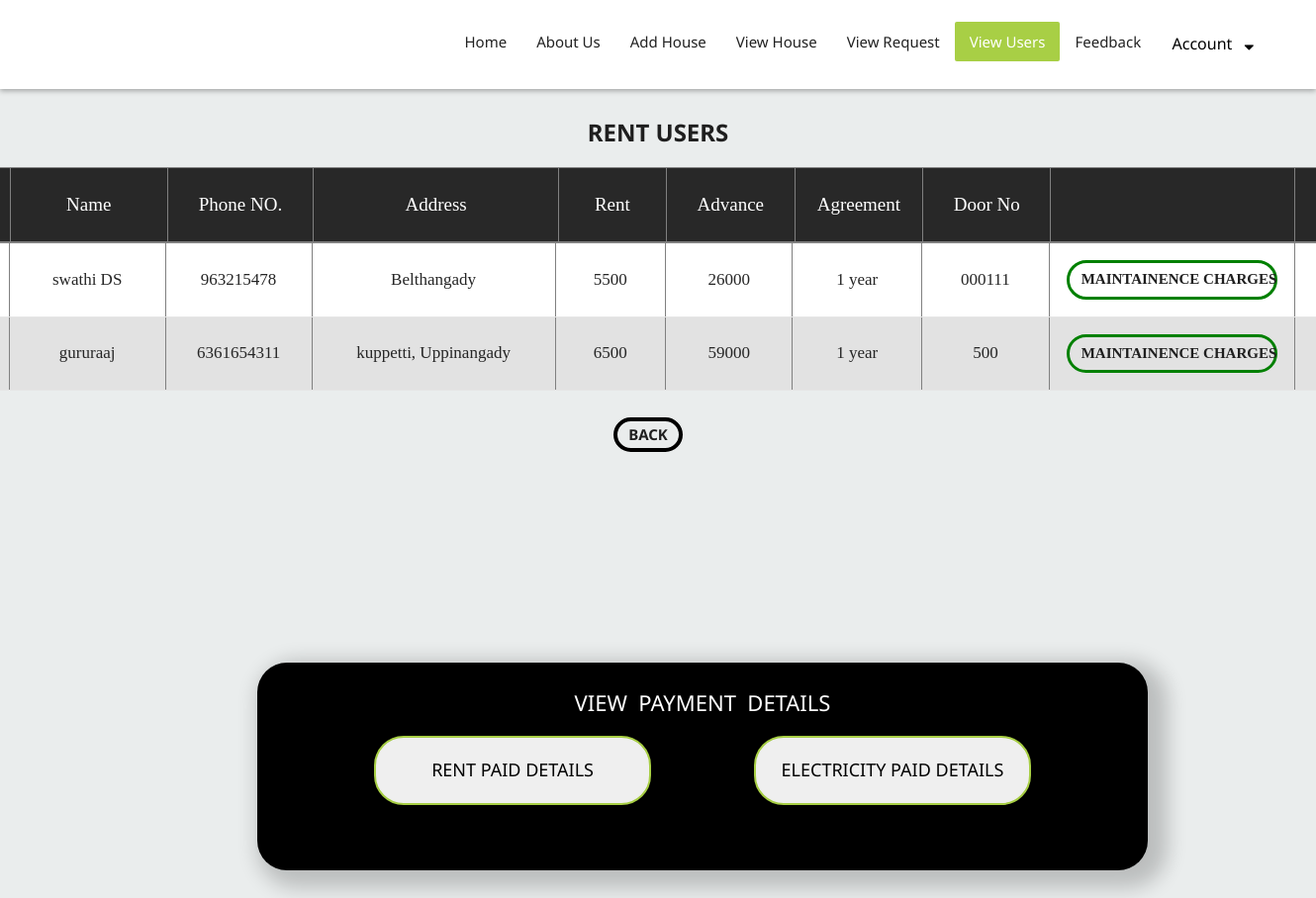
The app's page /viewuser.php (signed in) with its own data.
### tables this page shows
CREATE TABLE `rentusers` (
  `id` int(100) NOT NULL,
  `owneremail` varchar(100) NOT NULL,
  `name` varchar(100) NOT NULL,
  `phone` varchar(100) NOT NULL,
  `useremail` varchar(100) NOT NULL,
  `useraddress` varchar(200) NOT NULL,
  `rent` varchar(100) NOT NULL,
  `advance` varchar(100) NOT NULL,
  `agreement` varchar(100) NOT NULL,
  `door_no` varchar(20) NOT NULL,
  `rr` varchar(20) NOT NULL
);

### viewuser.php (the view, shortened to what this page needs)
<?php
if(isset($_SESSION['owner']))
{
?>
<!DOCTYPE html>
<html lang="en">
<link rel="stylesheet" href="https://cdnjs.cloudflare.com/ajax/libs/font-awesome/4.7.0/css/font-awesome.min.css">
    <link rel="stylesheet" href="css/bootstrap.min.css">
    <link rel="stylesheet" href="style.css">
    <link rel="stylesheet" href="css/colors.css">
    <link rel="stylesheet" href="css/versions.css">
    <link rel="stylesheet" href="css/responsive.css">
    <link rel="stylesheet" href="css/custom.css">
</head>
<body class="realestate_version">
 <header class="header header_style_01">
        <nav class="megamenu navbar navbar-default">
            <div class="container-fluid">
                <div class="navbar-header">
                    <a class="navbar-brand" href="index.html"><img src="images/2020.png"style="width:160px;height:170px;margin-top:-50px;margin-left:-40px;" alt="image"></a>
                </div>
                <div id="navbar" class="navbar-collapse collapse">
                    <ul class="nav navbar-nav navbar-right">
                        <li><a href="ownerhome.php">Home</a></li>
                        <li><a href="ownerabout.php">About us</a></li>
						 <li><a href="addhome1.php">Add House</a></li>
						 <li><a href="viewhouse.php">View House</a></li>
						 <li><a href="viewrequests.php">View Request</a></li>
                        <li><a class="active" href="viewuser.php">View Users</a></li>
                        <li><a href="ownercomment.php">Feedback</a></li>
						<li>
							<div class="dropdown">
								<button class="dropbtn">&nbsp;&nbsp;Account&nbsp;&nbsp;&nbsp;<i class="fa fa-sort-desc" aria-hidden="true"></i></button>
							</div>
						</li>
                    </ul>
                </div>
            </div>
        </nav>
    </header>	<form method="get">
<div class="parallax">
        <div class="container">
		 <div class="row">
		<CENTER><H1><b>RENT USERS</H1></B><H1 style="margin-top:-80px;font-family:times new roman;font-size:100px;"></H1>
<section style="margin:0px -180px;margin-top:-20px;margin-left:-200px;">
<section>
<center>
  <div class="tbl-header" style="width:1450px;">
    <table cellpadding="0" cellspacing="0" border="1">
      <thead>
        <tr>
          <tr>
	<th style="width:80px;">SI.No</th>
	<th style="width:160px;">Name</th>
	<th style="width:149px;">Phone NO.</th>
		<th style="width:250px;">Address</th>
     <th style="width:110px;">Rent</th>
     <th style="width:130px;">Advance</th>
     <th style="width:130px;">Agreement</th>
     <th style="width:130px;">Door No</th>
	 <th style="width:250px;"></th>
	<th style="width:72px;"></th>
	</tr>
        </tr>
      </thead>
    </table>
  </div>
  <div class="tbl-content" style="width:1450px;">
    <table cellpadding="0 " cellspacing="0" border="1">
      <tbody>
        <tr>
         <?php
								include 'config.php';
								$sql1 = "select * from rentusers where owneremail='".$_SESSION['owner']."'";
								$result1 = mysqli_query($con,$sql1);
								$num1=mysqlI_num_rows($result1);
								$sl=0;
								if($num1 > 0)
								{
								while($row1 = mysqli_fetch_array($result1))
								{
								$sl+=1;
								$username=$row1['name'];
								$phone=$row1['phone'];
								$useraddress=$row1['useraddress'];
								$rent=$row1['rent'];
								$advance=$row1['advance'];
								$agreement=$row1['agreement'];
								$dno=$row1['door_no'];
			?>
	<tr>
	<td style="width:80px;"><?php echo $sl; ?></td>
	<td style="width:160px;"><?php echo $username; ?></td>
	<td style="width:149px;"><?php echo $phone; ?></td>
	<td style="width:250px;"><?php echo $useraddress; ?></td>
	<td style="width:113px;"><?php echo $rent; ?></td>
	<td style="width:130px;"><?php echo $advance; ?></td>
	<td style="width:133px;"><?php echo $agreement; ?></td>
	<td style="width:130px;"><?php echo $dno; ?></td>
	<td> <div class="boxe" style="width:213px;">
	<a href="ownermaintain.php?viewpayment=<?php echo $dno;?>"
									 class="btn" style="font-size:15px;"><b>MAINTAINENCE CHARGES</a></b> </div>
</td>
<td style="width:72px;"><a href="viewuser.php?delete=<?php echo $dno;?>"onclick="return confirm('Are you sure want to delete?')"><i class="fa fa-trash" aria-hidden="true" name="delete" style="font-size:20px;"></a></i>
</td>	</tr>
	 <?php
				}
				}
				else
				{
					echo "<script>alert('No rent users')</script>";
					echo "<script> location.href='ownerhome.php'; </script>";
				}
	?>
        </tr>
      </tbody>
    </table>
	<br><div class="boxed">
  <a href="Ownerhome.php"><b>BACK</a></b>
  </div>
  </div>
</section>
</div>
</div>
</div>
</form>
<section>
<div class="payment">
<center><br><h2 style="color:white;">VIEW&nbsp; PAYMENT&nbsp; DETAILS</h2>
		<a href="ownerrentdtl.php"  style="color:black;font-size:18px;"><button class="button" style="height:70px;">RENT PAID DETAILS</button></a>
      <a href="ownerelect.php" style="color:black; font-size:18px;"><button class="button" style="height:70px;">ELECTRICITY PAID DETAILS</button></a>
		</div>
		</section>
</body>
</html>
<?php
}
else
{
	echo"<script>location.href='ownerlogin.php';</script>";
}
	?>

### style.css (style rules this page uses)
body { color: #333; font-size: 15px; font-family: 'Noto Sans', sans-serif; line-height: 1.80857; }
a { color: #1f1f1f; text-decoration: none !important; outline: none !important; -webkit-transition: all .3s ease-in-out; -moz-transition: all .3s ease-in-out; -ms-transition: all .3s ease-in-out; -o-transition: all .3s ease-in-out; transition: all .3s ease-in-out; }
h1, h2, h3, h4, h5, h6 { letter-spacing: 0; font-weight: normal; position: relative; padding: 0 0 10px 0; font-weight: normal; line-height: 120% !important; color: #1f1f1f; margin: 0 }
h1 { font-size: 24px }
h2 { font-size: 22px }
a { color: #1f1f1f; text-decoration: none; outline: none; }
a, .btn { text-decoration: none !important; outline: none !important; -webkit-transition: all .3s ease-in-out; -moz-transition: all .3s ease-in-out; -ms-transition: all .3s ease-in-out; -o-transition: all .3s ease-in-out; transition: all .3s ease-in-out; }
ul, li, ol { margin: 0px; padding: 0px; list-style: none; }
.megamenu .nav, .megamenu .collapse, .megamenu .dropup, .megamenu .dropdown { position: static; }
.megamenu .container-fluid { position: relative; }
.header_style_01 { background-color: rgba(255, 255, 255, 0.1); display: block; left: 0; padding: 20px 40px; position: absolute; right: 0; top: 0; width: 100%; z-index: 111; -webkit-box-shadow: 0px 2px 5px 0px rgba(0,0,0,0.30); -moz-box-shadow: 0px 2px 5px 0px rgba(0,0,0,0.30); box-shadow: 0px 2px 5px 0px rgba(0,0,0,0.30); }
.header_style_01 .navbar-default { background-color: transparent; border: 0; border-radius: 0; }
.header_style_01 .navbar, .header_style_01 .navbar-nav, .header_style_01 .navbar-default, .header_style_01 .nav { margin-bottom: 0 !important; }
.header_style_01 .navbar-brand { padding: 2px 15px 0 15px; }
.header_style_01 .navbar-default .navbar-nav > li > a { border-radius: 0; color: #222222; font-size: 15px; font-style: normal; font-weight: 400; text-transform: capitalize; background-color: transparent; }
.header_style_01 .navbar-default .navbar-nav > li a { background-color: transparent; border-radius: 2px; }
.header_style_01 .navbar-default .navbar-nav > li a.active { background-color: #a8cf45; color: #ffffff; border-radius: 2px; }
.header_style_01 .navbar-right > li { margin-top: 2px; -webkit-transition: all .3s ease-in-out; -moz-transition: all .3s ease-in-out; -ms-transition: all .3s ease-in-out; -o-transition: all .3s ease-in-out; transition: all .3s ease-in-out; }
.header_style_01 .navbar-right > li > a { padding-bottom: 10px; padding-top: 10px; }
.navbar-nav li { position: relative; }
.parallax { background-attachment: fixed; background-size: cover; height: 100%; padding: 120px 0; position: relative; width: 100%; }
.btn { border: 0 !important; }

### css/versions.css (style rules this page uses)
body.realestate_version .header_style_01 { background-color: rgba(255, 255, 255); }

### css/slideshow.css (style rules this page uses)
html { min-height: 100%; }
body, html { height: 100%; }

### viewuser.php (style rules this page uses)
body { background-color:#EAEDED ; height:150%; }
table { width: 100%; font-family: 'Times new roman', sans-serif; }
.tbl-header { margin-top:100px; }
.tbl-content { height: 320px; overflow-x: auto; }
th { padding: 20px 15px; text-align: center; font-weight: 500; font-size: 19px; color: #fff; text-transform: captilize; background-color:#282828 }
td { padding: 17px; text-align:center; vertical-align: middle; font-weight: 300; font-size: 17px; color: #262626; border-bottom: solid 1px rgba(255, 255, 255, 0.1); }
tr:nth-child(odd) { background-color:#e2e2e2; }
tr:nth-child(even) { background-color:#fff; }
.boxed { border: 4px solid black ; width:70px; border-radius:20px; }
.boxe { border: 3px solid green ; border-radius:20px; width:80px; }
.button { width:280px; height:50px; border-radius:30px; border:2px solid #a8cf45; margin:10px 50px; }
.payment { background-color:#000000; width:900px; border-radius: 30px; box-shadow:10px 8px 20px 10px rgba(0, 0, 0, 0.20); height:210px; position: absolute; left: 0; top: 0; margin:670px 260px; }
.dropbtn { background-color: transparent; color: black; padding: 8px; font-size: 16px; border: none; cursor: pointer; }
.dropdown { position: relative; display: inline-block; }

### records on screen
rentusers: name "swathi DS", phone "963215478", useraddress "Belthangady", rent "5500", advance "26000", agreement "1 year", door_no "000111"
rentusers: name "gururaaj", phone "6361654311", useraddress "kuppetti, Uppinangady", rent "6500", advance "59000", agreement "1 year", door_no "500"
